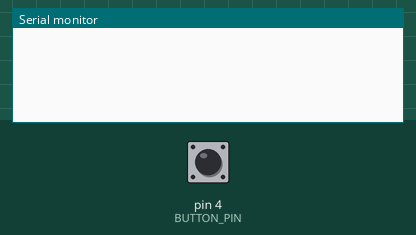
Recording of a sketch running on a simulated Arduino Uno, built with avr-gcc and run on an emulated ATmega328P. Parts: the last lines printed to the serial monitor. The test bench sets the inputs (shaded band); at power-on: pin 4 (BUTTON_PIN) HIGH.

Above: at 1.2 s.
1.3 s: pin 4 (BUTTON_PIN) pulled LOW for 0.15 s
At 2.5 s:
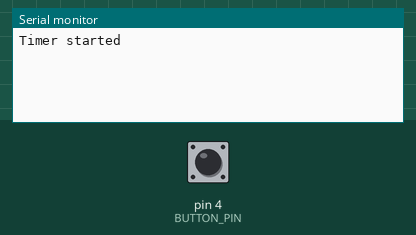
2.9 s: pin 4 (BUTTON_PIN) pulled LOW for 1 s
At 4.3 s:
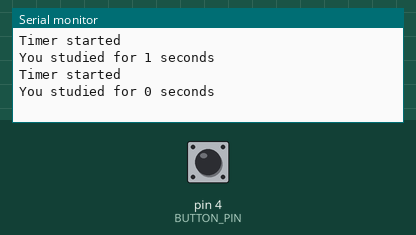

Measured:
- after the input at 1.3 s, the serial monitor: prints a new line at once (image 1)
- after the input at 2.9 s, the serial monitor: prints a new line at once (image 2)

The sketch:

TimerTest.ino
```cpp
#define BUTTON_PIN 4

bool timing = false;
unsigned long startTime = 0;

void setup() {
  Serial.begin(115200);
  pinMode(BUTTON_PIN, INPUT_PULLUP);
}

void loop() {
  if (digitalRead(BUTTON_PIN) == LOW) {
    if (timing == false) {
      startTime = millis();
      timing = true;
      Serial.println("Timer started");
    } else {
      unsigned long elapsed = millis() - startTime;
      timing = false;
      Serial.print("You studied for ");
      Serial.print(elapsed / 1000);
      Serial.println(" seconds");
    }
    delay(300);
  }
  delay(50);
}
```
